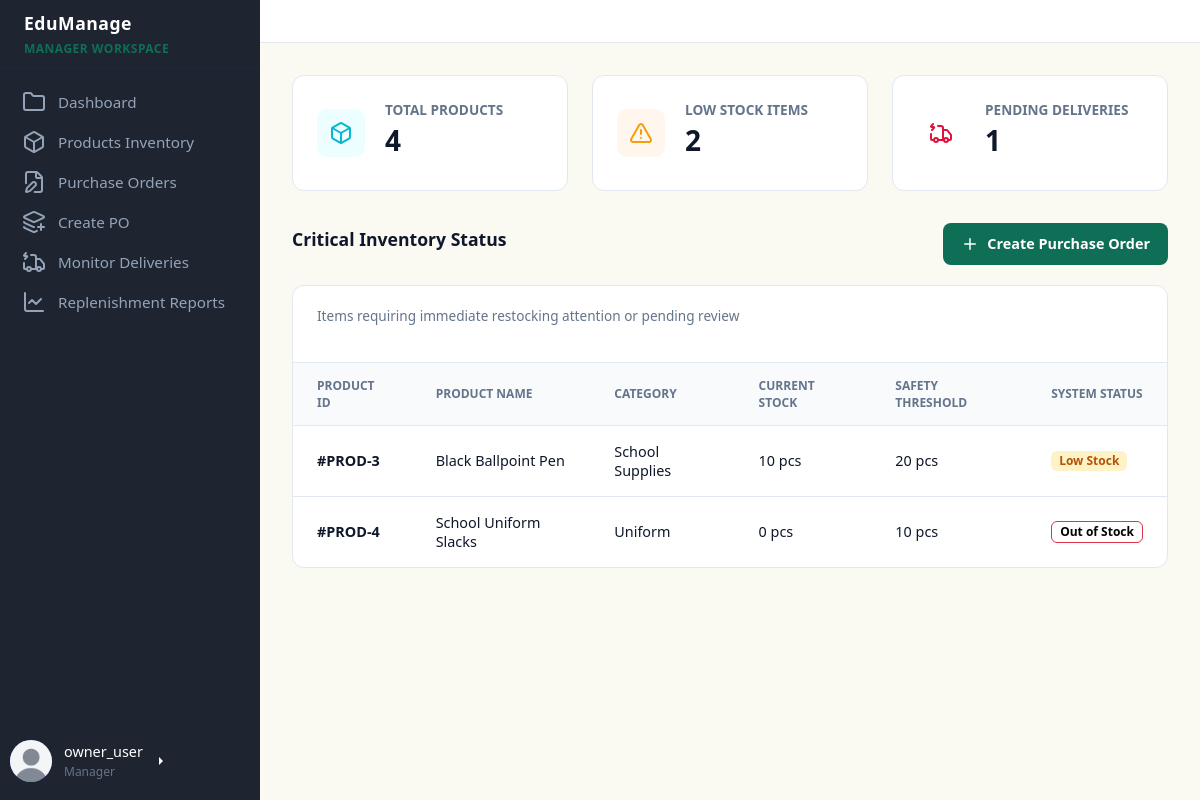
The page /dashboards/manager/manager_dashboard.php?page=dashboard (signed in) on the database its author committed.
### tables this page shows
CREATE TABLE `users` (
  `user_id` int(11) NOT NULL,
  `first_name` varchar(50) NOT NULL,
  `last_name` varchar(50) NOT NULL,
  `profile_picture` varchar(255) DEFAULT 'default.jpg',
  `email` varchar(100) NOT NULL,
  `username` varchar(50) NOT NULL,
  `password_hash` varchar(255) NOT NULL,
  `role` varchar(20) NOT NULL,
  `is_archived` tinyint(1) NOT NULL DEFAULT 0,
  `approval_status` enum('pending','approved','rejected') NOT NULL DEFAULT 'pending',
  `approved_by` int(11) DEFAULT NULL,
  `approved_at` datetime DEFAULT NULL,
  `created_at` datetime DEFAULT current_timestamp()
);

CREATE TABLE `inventory` (
  `inventory_id` int(11) NOT NULL,
  `product_id` int(11) NOT NULL,
  `current_stock` int(11) NOT NULL,
  `minimum_stock` int(11) NOT NULL,
  `last_updated` datetime DEFAULT current_timestamp() ON UPDATE current_timestamp()
);

CREATE TABLE `products` (
  `product_id` int(11) NOT NULL,
  `product_name` varchar(100) NOT NULL,
  `category` varchar(50) NOT NULL,
  `price` decimal(10,2) NOT NULL,
  `stock_quantity` int(11) NOT NULL,
  `size` varchar(20) DEFAULT NULL,
  `description` text DEFAULT NULL,
  `availability` varchar(20) NOT NULL,
  `created_at` datetime DEFAULT current_timestamp()
);

### dashboards/manager/modules/dashboard.php (the view)
<div id="dashboard" class="content-section">
    <div class="metrics-grid">
        <div class="card-items">
            <div class="card-icon blue"><?php include("../../icons/box-icon-product.html") ?></div>
            <div class="card-data">
                <p>Total Products</p>
                <h3>
                    <?php echo number_format($total_products); ?>
                </h3>
            </div>
        </div>
        <div class="card-items">
            <div class="card-icon orange"><?php include("../../icons/warning-icon.html") ?></div>
            <div class="card-data">
                <p>Low Stock Items</p>
                <h3>
                    <?php echo number_format($low_stock_count); ?>
                </h3>
            </div>
        </div>
        <div class="card-items">
            <div class="card-icon green"><?php include("../../icons/truck-red-icon.html") ?></div>
            <div class="card-data">
                <p>Pending Deliveries</p>
                <h3>
                    <?php echo number_format($pending_deliveries); ?>
                </h3>
            </div>
        </div>
    </div>
    <div class="action-bar">
        <h3 style="font-size: 1.1rem; font-weight: 600;">Critical Inventory Status</h3>
        <a href="manager_dashboard.php?page=purchase" class="btn" style="text-decoration: none;"><?php include ("../../icons/plus-icon.html") ?> Create Purchase Order</a>
    </div>
    <div class="table-container">
        <div class="table-header">
            <p style="font-size: 0.85rem; color: var(--text-muted);">Items requiring immediate restocking
                attention or pending review</p>
        </div>
        <table>
            <thead>
                <tr>
                    <th>Product ID</th>
                    <th>Product Name</th>
                    <th>Category</th>
                    <th>Current Stock</th>
                    <th>Safety Threshold</th>
                    <th>System Status</th>
                </tr>
            </thead>
            <tbody>
                <?php
                $critical_stock_sql = "SELECT p.product_id, p.product_name, p.category, i.current_stock, i.minimum_stock
                                       FROM products p
                                       INNER JOIN inventory i ON p.product_id = i.product_id
                                       WHERE i.current_stock <= i.minimum_stock";
                $critical_stock_result = $conn->query($critical_stock_sql);
                if ($critical_stock_result && $critical_stock_result->num_rows > 0) {
                    while ($row = $critical_stock_result->fetch_assoc()) {
                        $status_badge = ($row['current_stock'] == 0) ? '<span class="badge danger border border-danger">Out of Stock</span>' : '<span class="badge warning">Low Stock</span>';
                        echo "<tr>";
                        echo "<td><strong>#PROD-{$row['product_id']}</strong></td>";
                        echo "<td>" . htmlspecialchars($row['product_name']) . "</td>";
                        echo "<td>" . htmlspecialchars($row['category']) . "</td>";
                        echo "<td>" . $row['current_stock'] . " pcs</td>";
                        echo "<td>" . $row['minimum_stock'] . " pcs</td>";
                        echo "<td>{$status_badge}</td>";
                        echo "</tr>";
                    }
                } else {
                    echo "<tr><td colspan='6' style='text-align:center; color:var(--text-muted);'>All inventory stock metrics are currently optimal.</td></tr>";
                }
                ?>
            </tbody>
        </table>
    </div>
</div>

### dashboards/manager/managersidebar.php (shortened to what this page needs)
<aside>
        <div class="brand">
            EduManage
            <span>Manager Workspace</span>
        </div>
        <ul class="menu">
            <li class="menu-item">
                <a href="manager_dashboard.php?page=dashboard"><?php include("../../icons/folder-icon.html") ?> <span>Dashboard</span></a>
            </li>
            <li class="menu-item">
                <a href="manager_dashboard.php?page=products"><?php include("../../icons/box-icon.html") ?> <span>Products Inventory</span></a>
            </li>
            <li class="menu-item">
                <a href="manager_dashboard.php?page=orders"><?php include("../../icons/file-icon.html") ?> <span>Purchase Orders</span></a>
            </li>
            <li class="menu-item">
                <a href="manager_dashboard.php?page=purchase"><?php include("../../icons/layer-icon.html") ?> <span>Create PO</span></a>
            </li>
            <li class="menu-item">
                <a href="manager_dashboard.php?page=deliveries"><?php include("../../icons/truck-icon.html") ?> <span>Monitor Deliveries</span></a>
            </li>
            <li class="menu-item">
                <a href="manager_dashboard.php?page=reports"><?php include("../../icons/graph-icon.html") ?> <span>Replenishment Reports</span></a>
            </li>
        </ul>
        <div class="btn-group dropend mb-2">
            <a role="button" class="user-profile dropdown-toggle text-white text-decoration-none" data-bs-toggle="dropdown" aria-expanded="false">
                <div class="avatar">
                    <?php if (!empty($user['profile_picture'])): ?>
                        <img
                            src="../../uploads/profile_pictures/<?= htmlspecialchars($user['profile_picture']) ?>"
                            alt="Profile Picture">
                    <?php else: ?>
                        <?= strtoupper(substr($user['username'], 0, 2)) ?>
                    <?php endif; ?>
                </div>
                <div class="user-info" style="text-align: left;">
                    <span style="font-size: 0.9rem;">
                        <?= htmlspecialchars($user['username']) ?>
                    </span>
                    <span style="font-size: 0.75rem; color: var(--text-muted);">
                        <?= htmlspecialchars($user['role']) ?>
                    </span>
                </div>
            </a>
        </div>
    </aside>

### css/style.css (style rules this page uses)
* { box-sizing: border-box; margin: 0; padding: 0; font-family: "Segoe UI", system-ui, sans-serif; }
body { background-color: var(--bg-main); color: var(--text-dark); display: flex; height: 100vh; overflow: hidden; }
aside { width: 260px; background-color: var(--bg-sidebar); color: #ffffff; display: flex; flex-direction: column; flex-shrink: 0; }
.brand { padding-inline: 24px; padding-block: 10px; font-size: 1.1rem; font-weight: bold; border-bottom: 1px solid var(--sidebar-active); letter-spacing: 0.5px; }
.brand span { color: var(--primary); display: block; font-size: 0.75rem; text-transform: uppercase; margin-top: 4px; }
.menu { list-style: none; padding: 15px 10px; display: flex; flex-direction: column; gap: 4px; flex-grow: 1; }
.menu-item a { display: flex; align-items: center; gap: 12px; color: #94a3b8; text-decoration: none; padding: 6px; padding-left: 12px; border-radius: 4px; font-size: 0.95rem; transition: all 0.2s; }
.user-profile { display: flex; align-items: center; gap: 12px; padding-left: 10px; margin-bottom: 10px; }
.user-info { display: flex; flex-direction: column; gap: 1px; }
.avatar { width: 36px; height: 36px; background-color: var(--primary); color: #ffffff; border-radius: 50%; display: flex; align-items: center; justify-content: center; font-weight: bold; font-size: 0.9rem; }
.metrics-grid { display: grid; grid-template-columns: repeat(auto-fit, minmax(240px, 1fr)); gap: 24px; margin-bottom: 32px; }
.card-items { background: #ffffff; border: 1px solid var(--border); border-radius: 12px; padding: 24px; display: flex; align-items: center; gap: 20px; }
.card-icon { width: 48px; height: 48px; border-radius: 10px; display: flex; align-items: center; justify-content: center; font-size: 1.5rem; }
.card-icon.orange { background-color: #fff7ed; color: var(--warning); }
.card-icon.blue { background-color: #ecfeff; color: var(--info); }
.card-data p { font-size: 0.85rem; color: var(--text-muted); text-transform: uppercase; font-weight: 600; margin-bottom: 4px; }
.card-data h3 { font-size: 1.75rem; font-weight: 700; }
.action-bar { display: flex; justify-content: space-between; align-items: center; margin-bottom: 20px; }
.btn-group { display: flex; gap: 12px; }
.btn { background-color: var(--primary); color: #ffffff; border: none; padding: 10px 18px; border-radius: 8px; font-weight: 600; font-size: 0.9rem; cursor: pointer; display: inline-flex; align-items: center; gap: 8px; transition: background 0.2s; }
.table-container { background: #ffffff; border: 1px solid var(--border); border-radius: 12px; overflow: hidden; }
.table-header { padding: 20px 24px; border-bottom: 1px solid var(--border); }
table { width: 100%; border-collapse: collapse; text-align: left; }
th { background-color: #f8fafc; color: var(--text-muted); font-size: 0.75rem; text-transform: uppercase; font-weight: 700; padding: 14px 24px; border-bottom: 1px solid var(--border); }
td { padding: 16px 24px; border-bottom: 1px solid var(--border); font-size: 0.9rem; }
tr:last-child td { border-bottom: none; }
.badge { display: inline-block; padding: 4px 8px; border-radius: 6px; font-size: 0.75rem; font-weight: 600; color: black; }
.badge.warning { background-color: #fef3c7; color: #b45309; }
.avatar { width: 42px; height: 42px; border-radius: 50%; overflow: hidden; display: flex; align-items: center; justify-content: center; background: #6c63ff; color: white; font-weight: 600; }
.avatar img { width: 100%; height: 100%; object-fit: cover; }

### dashboards/manager/manager_dashboard.php (style rules this page uses)
.content-section { display: none; }
.content-section:first-of-type { display: block; }
.avatar { width: 42px; height: 42px; min-width: 42px; min-height: 42px; border-radius: 50%; overflow: hidden; display: flex; align-items: center; justify-content: center; font-weight: 600; }
.avatar img { width: 100%; height: 100%; object-fit: cover; display: block; }

### rows shown on the page
users: profile_picture (placeholder picture), username "owner_user", role "Manager"
inventory: product.product_id "3", product.product_name "Black Ballpoint Pen", product.category "School Supplies", current_stock "10", minimum_stock "20", shows "Low Stock"
inventory: product.product_id "4", product.product_name "School Uniform Slacks", product.category "Uniform", current_stock "0", minimum_stock "10", shows "Out of Stock"

### other values the page prints
$total_products "4"
$low_stock_count "2"
$pending_deliveries "1"
